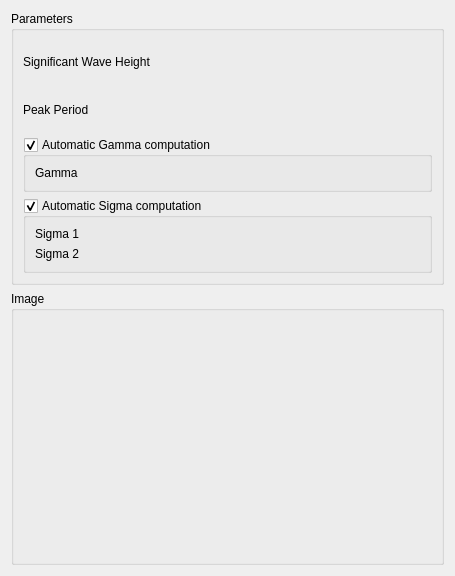
<?xml version="1.0" encoding="UTF-8"?>
<ui version="4.0">
 <class>SeaLabGui::DlgJonswapSpectrum</class>
 <widget class="QWidget" name="SeaLabGui::DlgJonswapSpectrum">
  <property name="geometry">
   <rect>
    <x>0</x>
    <y>0</y>
    <width>455</width>
    <height>576</height>
   </rect>
  </property>
  <property name="windowTitle">
   <string>Feature Parameters</string>
  </property>
  <property name="sizeGripEnabled" stdset="0">
   <bool>true</bool>
  </property>
  <layout class="QGridLayout" name="gridLayout">
   <item row="1" column="0">
    <widget class="QGroupBox" name="GroupBox5_5">
     <property name="title">
      <string>Image</string>
     </property>
     <layout class="QGridLayout" name="_6">
      <property name="leftMargin">
       <number>9</number>
      </property>
      <property name="topMargin">
       <number>9</number>
      </property>
      <property name="rightMargin">
       <number>9</number>
      </property>
      <property name="bottomMargin">
       <number>9</number>
      </property>
      <property name="spacing">
       <number>6</number>
      </property>
      <item row="1" column="0">
       <layout class="QHBoxLayout" name="horizontalLayout_9" stretch="0">
        <item>
         <widget class="QLabel" name="label_Image">
          <property name="text">
           <string/>
          </property>
         </widget>
        </item>
       </layout>
      </item>
     </layout>
    </widget>
   </item>
   <item row="0" column="0">
    <widget class="QGroupBox" name="GroupBox5_3">
     <property name="title">
      <string>Parameters</string>
     </property>
     <layout class="QGridLayout" name="_3">
      <property name="leftMargin">
       <number>9</number>
      </property>
      <property name="topMargin">
       <number>9</number>
      </property>
      <property name="rightMargin">
       <number>9</number>
      </property>
      <property name="bottomMargin">
       <number>9</number>
      </property>
      <property name="spacing">
       <number>6</number>
      </property>
      <item row="3" column="0">
       <widget class="QGroupBox" name="GroupBox_AutoGamma">
        <property name="title">
         <string>Automatic Gamma computation</string>
        </property>
        <property name="checkable">
         <bool>true</bool>
        </property>
        <layout class="QGridLayout" name="_4">
         <property name="leftMargin">
          <number>9</number>
         </property>
         <property name="topMargin">
          <number>9</number>
         </property>
         <property name="rightMargin">
          <number>9</number>
         </property>
         <property name="bottomMargin">
          <number>9</number>
         </property>
         <property name="spacing">
          <number>6</number>
         </property>
         <item row="1" column="0">
          <layout class="QHBoxLayout" name="horizontalLayout_11" stretch="0,0">
           <item>
            <widget class="QLabel" name="label_10">
             <property name="text">
              <string>Gamma</string>
             </property>
            </widget>
           </item>
           <item>
            <widget class="Gui::QuantitySpinBox" name="doubleSpinBox_Gamma" native="true">
             <property name="keyboardTracking" stdset="0">
              <bool>false</bool>
             </property>
            </widget>
           </item>
          </layout>
         </item>
        </layout>
       </widget>
      </item>
      <item row="4" column="0" alignment="Qt::AlignVCenter">
       <widget class="QGroupBox" name="GroupBox_AutoSigma">
        <property name="title">
         <string>Automatic Sigma computation</string>
        </property>
        <property name="checkable">
         <bool>true</bool>
        </property>
        <layout class="QGridLayout" name="_5">
         <property name="leftMargin">
          <number>9</number>
         </property>
         <property name="topMargin">
          <number>9</number>
         </property>
         <property name="rightMargin">
          <number>9</number>
         </property>
         <property name="bottomMargin">
          <number>9</number>
         </property>
         <property name="spacing">
          <number>6</number>
         </property>
         <item row="2" column="0">
          <layout class="QHBoxLayout" name="horizontalLayout_15" stretch="0,0">
           <item>
            <widget class="QLabel" name="label_14">
             <property name="text">
              <string>Sigma 2</string>
             </property>
            </widget>
           </item>
           <item>
            <widget class="Gui::QuantitySpinBox" name="doubleSpinBox_Sigma2" native="true">
             <property name="keyboardTracking" stdset="0">
              <bool>false</bool>
             </property>
            </widget>
           </item>
          </layout>
         </item>
         <item row="1" column="0">
          <layout class="QHBoxLayout" name="horizontalLayout_16" stretch="0,0">
           <item>
            <widget class="QLabel" name="label_15">
             <property name="text">
              <string>Sigma 1</string>
             </property>
            </widget>
           </item>
           <item>
            <widget class="Gui::QuantitySpinBox" name="doubleSpinBox_Sigma1" native="true">
             <property name="keyboardTracking" stdset="0">
              <bool>false</bool>
             </property>
            </widget>
           </item>
          </layout>
         </item>
        </layout>
       </widget>
      </item>
      <item row="2" column="0">
       <layout class="QHBoxLayout" name="horizontalLayout_4" stretch="0,0">
        <item>
         <widget class="QLabel" name="label_4">
          <property name="text">
           <string>Peak Period</string>
          </property>
         </widget>
        </item>
        <item>
         <widget class="Gui::QuantitySpinBox" name="doubleSpinBox_PeakPeriod" native="true">
          <property name="keyboardTracking" stdset="0">
           <bool>false</bool>
          </property>
         </widget>
        </item>
       </layout>
      </item>
      <item row="1" column="0">
       <layout class="QHBoxLayout" name="horizontalLayout" stretch="0,0">
        <item>
         <widget class="QLabel" name="label">
          <property name="text">
           <string>Significant Wave Height</string>
          </property>
         </widget>
        </item>
        <item>
         <widget class="Gui::QuantitySpinBox" name="doubleSpinBox_SignificantWaveHeight" native="true">
          <property name="keyboardTracking" stdset="0">
           <bool>false</bool>
          </property>
         </widget>
        </item>
       </layout>
      </item>
     </layout>
    </widget>
   </item>
  </layout>
 </widget>
 <customwidgets>
  <customwidget>
   <class>Gui::QuantitySpinBox</class>
   <extends>QWidget</extends>
   <header>Gui/QuantitySpinBox.h</header>
  </customwidget>
 </customwidgets>
 <resources/>
 <connections/>
</ui>
